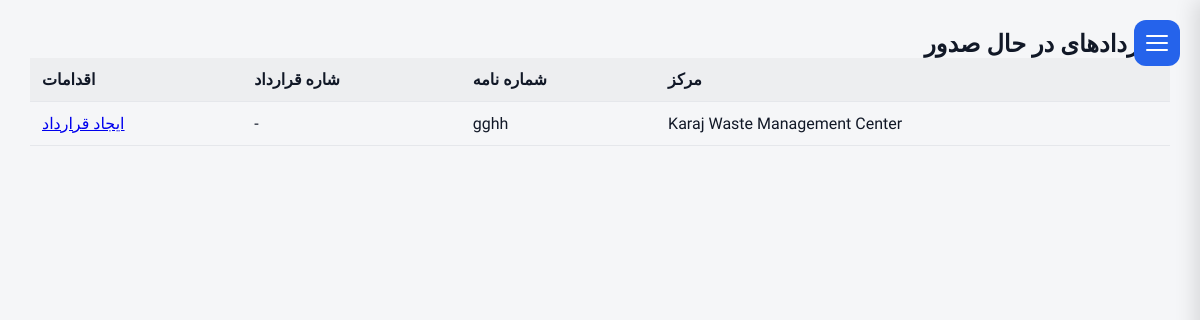
/contract/license (signed in), run on an earlier commit of the app's database.
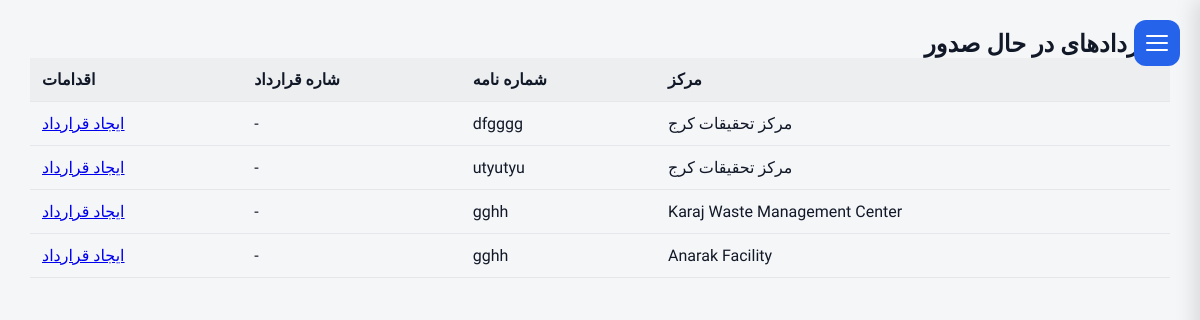
And on a later commit of the database.
### operations/models.py (models this page shows, shortened)
class LicenseRequest(models.Model):
    facility = models.ForeignKey(
        FacilityModel,
        on_delete=models.PROTECT,
        related_name="license_requests",
    )
    letter_number = models.CharField(
        max_length=100,
        blank=True,
        null=True,
    )
    letter_date = models.DateField(
        blank=True,
        null=True,
    )
    status = models.CharField(
        max_length=20,
        choices=LicenseStatus.choices,
        default=LicenseStatus.DRAFT,
    )
    status_date = models.DateTimeField(
        null=True,
        blank=True,
    )
    specification_completed = models.BooleanField(default=False,)
    description = models.TextField(
        _("Description"),
        blank=True,)
    created_by = models.ForeignKey(
        settings.AUTH_USER_MODEL,
        on_delete=models.PROTECT,
    )
    created_at = models.DateTimeField(
        auto_now_add=True,
    )
    updated_at = models.DateTimeField(
        auto_now=True,
    )
    class Meta:
        ordering = ["-created_at"]

### facilities/models.py (models this page shows, shortened)
class FacilityModel(models.Model):
    name = models.CharField(
        _("Facility Name"),
        max_length=255, blank=True,null=True
    )
    responsible_person = models.CharField(
        _("Responsible Person"),
        max_length=150, blank=True,null=True
    )
    telephone = models.CharField(
        _("Telephone"),
        max_length=50, blank=True,null=True
    )
    email = models.EmailField(
        _("Email"),
        blank=True,null=True
    )
    address1 = models.CharField(
        _("Address Line 1"),
        max_length=255, blank=True,null=True
    )
    address2 = models.CharField(
        _("Address Line 2"),
        max_length=255,
         blank=True,null=True
    )
    postal_code = models.CharField(
        _("Postal Code"),
        max_length=20,
         blank=True,null=True
    )
    national_id = models.CharField(
        _("National ID"),
        max_length=50,
         blank=True,null=True
    )
    economic_code = models.CharField(
        _("Economic Code"),
        max_length=50,
         blank=True,null=True
    )
    created_at = models.DateTimeField(
        auto_now_add=True
    )
    updated_at = models.DateTimeField(
        auto_now=True
    )
    class Meta:
        ordering = ["name"]
        verbose_name = _("Facility")
        verbose_name_plural = _("Facilities")

### contract/views.py (the view)
def license_contract_home(request):
    licenses = LicenseRequest.objects.filter(
        status=LicenseStatus.CONTRACTS
    ).select_related(
        "facility",
        "contract",
    )
    return render(
        request,
        "contract/license_contract_home.html",
        {
            "licenses": licenses
        }
    )

### templates/contract/license_contract_home.html
{% extends "base.html" %}
{% load i18n %}
{% block content %}
<h2>
{% trans "Contracts Waiting" %}
</h2>
<table class="table">
<tr>
<th>
{% trans "Facility" %}
</th>
<th>
{% trans "Letter Number" %}
</th>
<th>
{% trans "Contract Number" %}
</th>
<th>
{% trans "Action" %}
</th>
</tr>
{% for license in licenses %}
<tr>
<td>
{{ license.facility.name }}
</td>
<td>
{{ license.letter_number }}
</td>
<td>
{% if license.contract %}
{{ license.contract.contract_number }}
{% else %}
-
{% endif %}
</td>
<td>
{% if license.contract %}
<a href="{% url 'license_contract_update' license.contract.pk %}">
{% trans "Continue" %}
</a>
{% else %}
<a href="{% url 'license_contract_create' license.pk %}">
{% trans "Create Contract" %}
</a>
{% endif %}
</td>
</tr>
{% empty %}
<tr>
<td colspan="4">
{% trans "No contracts waiting." %}
</td>
</tr>
{% endfor %}
</table>
{% endblock %}

What changed in the data, as far as the page shows it:
added LicenseRequest: facility.name "مرکز تحقیقات کرج", letter_number "dfgggg"
now on this page (row edited): LicenseRequest: facility.name "مرکز تحقیقات کرج", letter_number "utyutyu"
now on this page (row edited): LicenseRequest: facility.name "Anarak Facility", letter_number "gghh"
